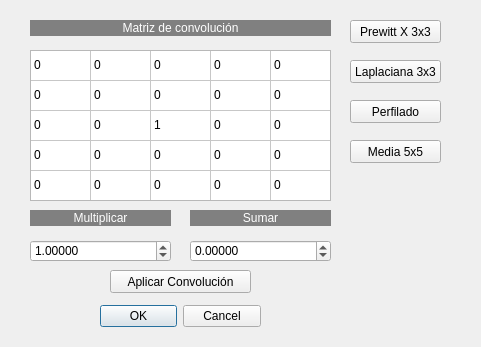
<?xml version="1.0" encoding="UTF-8"?>
<ui version="4.0">
 <class>convolucion</class>
 <widget class="QDialog" name="convolucion">
  <property name="geometry">
   <rect>
    <x>0</x>
    <y>0</y>
    <width>481</width>
    <height>347</height>
   </rect>
  </property>
  <property name="windowTitle">
   <string>Convolución</string>
  </property>
  <widget class="QDialogButtonBox" name="buttonBox">
   <property name="geometry">
    <rect>
     <x>100</x>
     <y>300</y>
     <width>161</width>
     <height>32</height>
    </rect>
   </property>
   <property name="orientation">
    <enum>Qt::Horizontal</enum>
   </property>
   <property name="standardButtons">
    <set>QDialogButtonBox::Cancel|QDialogButtonBox::Ok</set>
   </property>
  </widget>
  <widget class="QLabel" name="label">
   <property name="geometry">
    <rect>
     <x>30</x>
     <y>20</y>
     <width>301</width>
     <height>16</height>
    </rect>
   </property>
   <property name="styleSheet">
    <string notr="true">background-color: rgb(128, 128, 128);
color: rgb(255, 255, 255);</string>
   </property>
   <property name="text">
    <string>Matriz de convolución</string>
   </property>
   <property name="alignment">
    <set>Qt::AlignCenter</set>
   </property>
  </widget>
  <widget class="QTableWidget" name="tableWidget">
   <property name="geometry">
    <rect>
     <x>30</x>
     <y>50</y>
     <width>301</width>
     <height>151</height>
    </rect>
   </property>
   <property name="verticalScrollBarPolicy">
    <enum>Qt::ScrollBarAlwaysOff</enum>
   </property>
   <property name="horizontalScrollBarPolicy">
    <enum>Qt::ScrollBarAlwaysOff</enum>
   </property>
   <property name="rowCount">
    <number>5</number>
   </property>
   <property name="columnCount">
    <number>5</number>
   </property>
   <attribute name="horizontalHeaderVisible">
    <bool>false</bool>
   </attribute>
   <attribute name="horizontalHeaderDefaultSectionSize">
    <number>60</number>
   </attribute>
   <attribute name="verticalHeaderVisible">
    <bool>false</bool>
   </attribute>
   <row/>
   <row/>
   <row/>
   <row/>
   <row/>
   <column/>
   <column/>
   <column/>
   <column/>
   <column/>
   <item row="0" column="0">
    <property name="text">
     <string>0</string>
    </property>
   </item>
   <item row="0" column="1">
    <property name="text">
     <string>0</string>
    </property>
   </item>
   <item row="0" column="2">
    <property name="text">
     <string>0</string>
    </property>
   </item>
   <item row="0" column="3">
    <property name="text">
     <string>0</string>
    </property>
   </item>
   <item row="0" column="4">
    <property name="text">
     <string>0</string>
    </property>
   </item>
   <item row="1" column="0">
    <property name="text">
     <string>0</string>
    </property>
   </item>
   <item row="1" column="1">
    <property name="text">
     <string>0</string>
    </property>
   </item>
   <item row="1" column="2">
    <property name="text">
     <string>0</string>
    </property>
   </item>
   <item row="1" column="3">
    <property name="text">
     <string>0</string>
    </property>
   </item>
   <item row="1" column="4">
    <property name="text">
     <string>0</string>
    </property>
   </item>
   <item row="2" column="0">
    <property name="text">
     <string>0</string>
    </property>
   </item>
   <item row="2" column="1">
    <property name="text">
     <string>0</string>
    </property>
   </item>
   <item row="2" column="2">
    <property name="text">
     <string>1</string>
    </property>
   </item>
   <item row="2" column="3">
    <property name="text">
     <string>0</string>
    </property>
   </item>
   <item row="2" column="4">
    <property name="text">
     <string>0</string>
    </property>
   </item>
   <item row="3" column="0">
    <property name="text">
     <string>0</string>
    </property>
   </item>
   <item row="3" column="1">
    <property name="text">
     <string>0</string>
    </property>
   </item>
   <item row="3" column="2">
    <property name="text">
     <string>0</string>
    </property>
   </item>
   <item row="3" column="3">
    <property name="text">
     <string>0</string>
    </property>
   </item>
   <item row="3" column="4">
    <property name="text">
     <string>0</string>
    </property>
   </item>
   <item row="4" column="0">
    <property name="text">
     <string>0</string>
    </property>
   </item>
   <item row="4" column="1">
    <property name="text">
     <string>0</string>
    </property>
   </item>
   <item row="4" column="2">
    <property name="text">
     <string>0</string>
    </property>
   </item>
   <item row="4" column="3">
    <property name="text">
     <string>0</string>
    </property>
   </item>
   <item row="4" column="4">
    <property name="text">
     <string>0</string>
    </property>
   </item>
  </widget>
  <widget class="QLabel" name="label_2">
   <property name="geometry">
    <rect>
     <x>30</x>
     <y>210</y>
     <width>141</width>
     <height>16</height>
    </rect>
   </property>
   <property name="styleSheet">
    <string notr="true">background-color: rgb(128, 128, 128);
color: rgb(255, 255, 255);</string>
   </property>
   <property name="text">
    <string>Multiplicar</string>
   </property>
   <property name="alignment">
    <set>Qt::AlignCenter</set>
   </property>
  </widget>
  <widget class="QLabel" name="label_3">
   <property name="geometry">
    <rect>
     <x>190</x>
     <y>210</y>
     <width>141</width>
     <height>16</height>
    </rect>
   </property>
   <property name="styleSheet">
    <string notr="true">background-color: rgb(128, 128, 128);
color: rgb(255, 255, 255);</string>
   </property>
   <property name="text">
    <string>Sumar</string>
   </property>
   <property name="alignment">
    <set>Qt::AlignCenter</set>
   </property>
  </widget>
  <widget class="QDoubleSpinBox" name="doubleSpinBox">
   <property name="geometry">
    <rect>
     <x>30</x>
     <y>240</y>
     <width>141</width>
     <height>22</height>
    </rect>
   </property>
   <property name="decimals">
    <number>5</number>
   </property>
   <property name="minimum">
    <double>-1000.000000000000000</double>
   </property>
   <property name="maximum">
    <double>1000.000000000000000</double>
   </property>
   <property name="value">
    <double>1.000000000000000</double>
   </property>
  </widget>
  <widget class="QDoubleSpinBox" name="doubleSpinBox_2">
   <property name="geometry">
    <rect>
     <x>190</x>
     <y>240</y>
     <width>141</width>
     <height>22</height>
    </rect>
   </property>
   <property name="decimals">
    <number>5</number>
   </property>
   <property name="minimum">
    <double>-1000.000000000000000</double>
   </property>
   <property name="maximum">
    <double>1000.000000000000000</double>
   </property>
   <property name="value">
    <double>0.000000000000000</double>
   </property>
  </widget>
  <widget class="QPushButton" name="pushButton">
   <property name="geometry">
    <rect>
     <x>110</x>
     <y>270</y>
     <width>141</width>
     <height>23</height>
    </rect>
   </property>
   <property name="text">
    <string>Aplicar Convolución</string>
   </property>
  </widget>
  <widget class="QPushButton" name="pushButton_2">
   <property name="geometry">
    <rect>
     <x>350</x>
     <y>20</y>
     <width>91</width>
     <height>23</height>
    </rect>
   </property>
   <property name="text">
    <string>Prewitt X 3x3</string>
   </property>
  </widget>
  <widget class="QPushButton" name="pushButton_3">
   <property name="geometry">
    <rect>
     <x>350</x>
     <y>60</y>
     <width>91</width>
     <height>23</height>
    </rect>
   </property>
   <property name="text">
    <string>Laplaciana 3x3</string>
   </property>
  </widget>
  <widget class="QPushButton" name="pushButton_4">
   <property name="geometry">
    <rect>
     <x>350</x>
     <y>100</y>
     <width>91</width>
     <height>23</height>
    </rect>
   </property>
   <property name="text">
    <string>Perfilado</string>
   </property>
  </widget>
  <widget class="QPushButton" name="pushButton_5">
   <property name="geometry">
    <rect>
     <x>350</x>
     <y>140</y>
     <width>91</width>
     <height>23</height>
    </rect>
   </property>
   <property name="text">
    <string>Media 5x5</string>
   </property>
  </widget>
 </widget>
 <resources/>
 <connections>
  <connection>
   <sender>buttonBox</sender>
   <signal>accepted()</signal>
   <receiver>convolucion</receiver>
   <slot>accept()</slot>
   <hints>
    <hint type="sourcelabel">
     <x>248</x>
     <y>254</y>
    </hint>
    <hint type="destinationlabel">
     <x>157</x>
     <y>274</y>
    </hint>
   </hints>
  </connection>
  <connection>
   <sender>buttonBox</sender>
   <signal>rejected()</signal>
   <receiver>convolucion</receiver>
   <slot>reject()</slot>
   <hints>
    <hint type="sourcelabel">
     <x>316</x>
     <y>260</y>
    </hint>
    <hint type="destinationlabel">
     <x>286</x>
     <y>274</y>
    </hint>
   </hints>
  </connection>
 </connections>
</ui>
